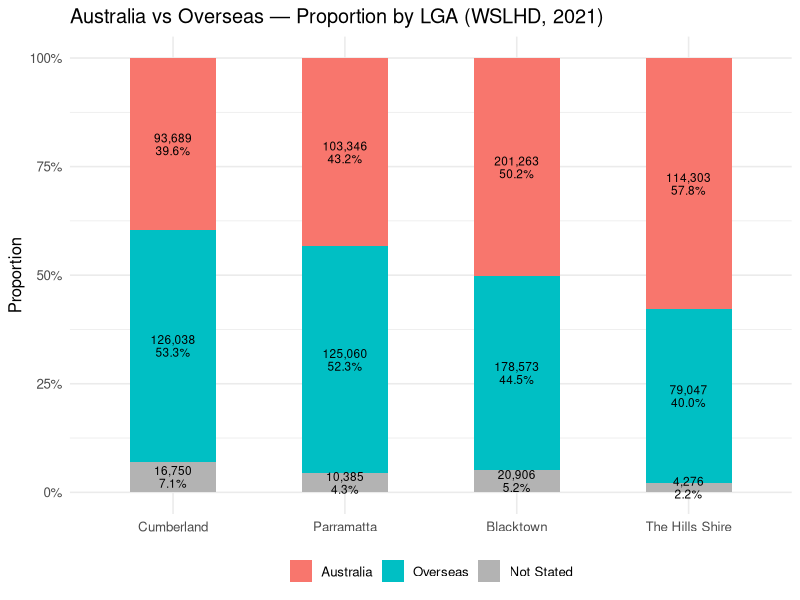
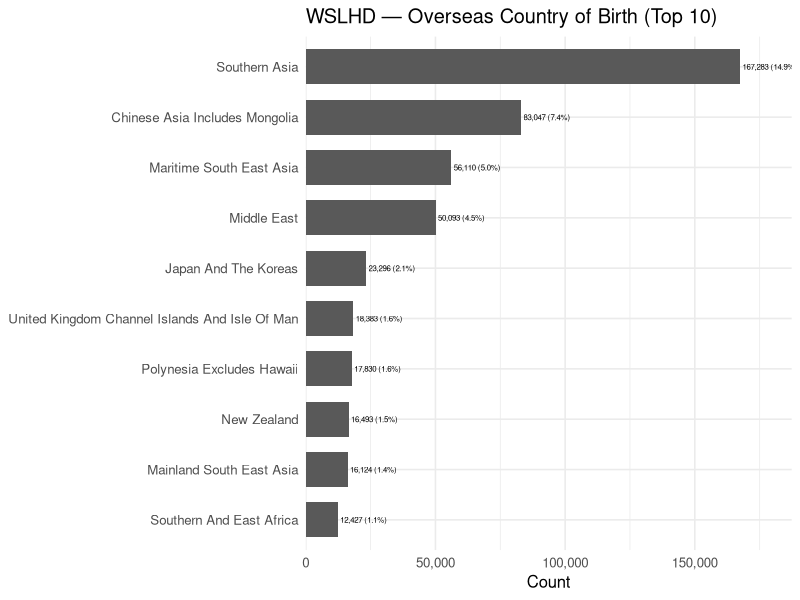
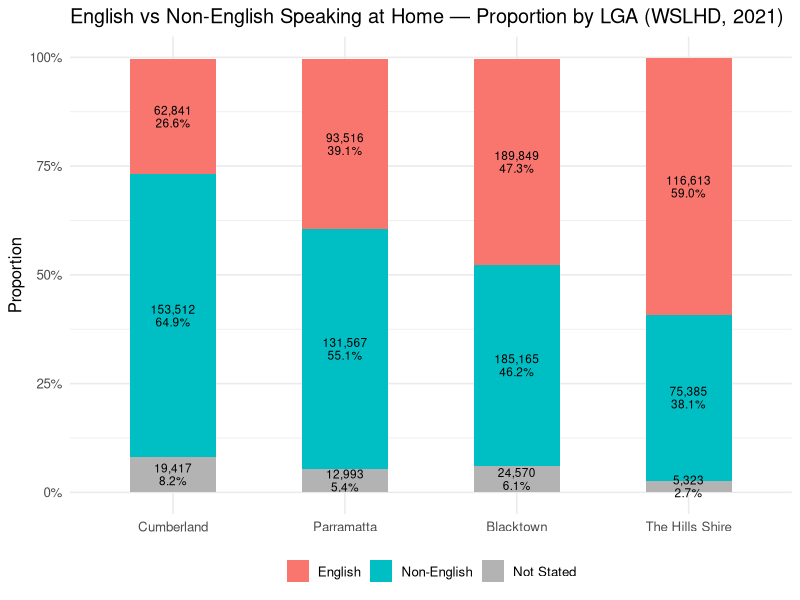
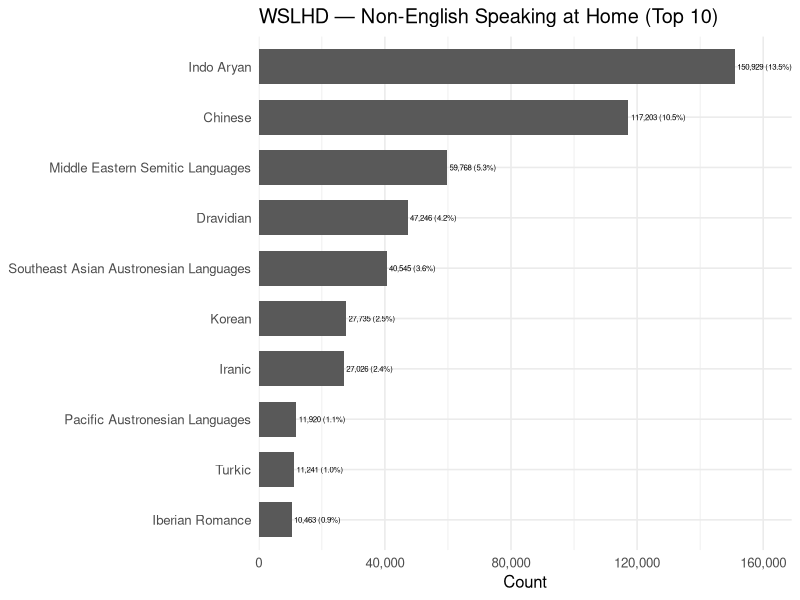
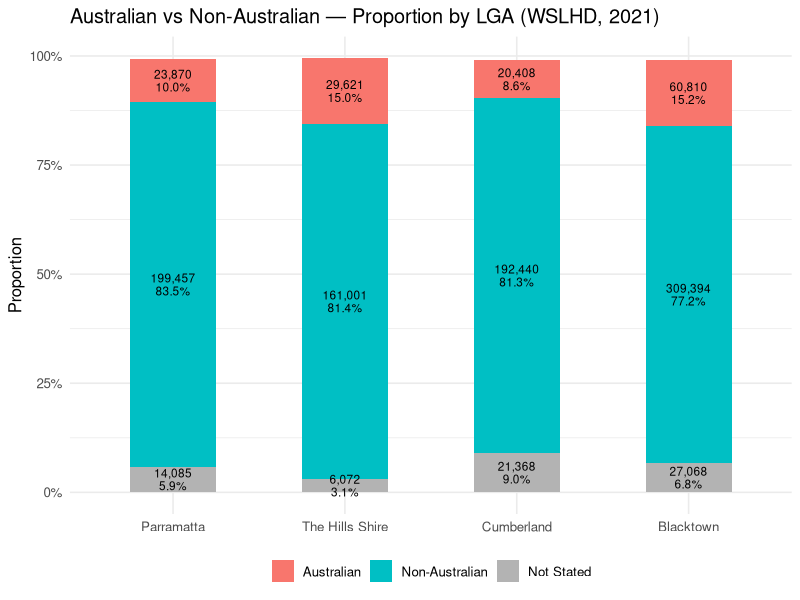
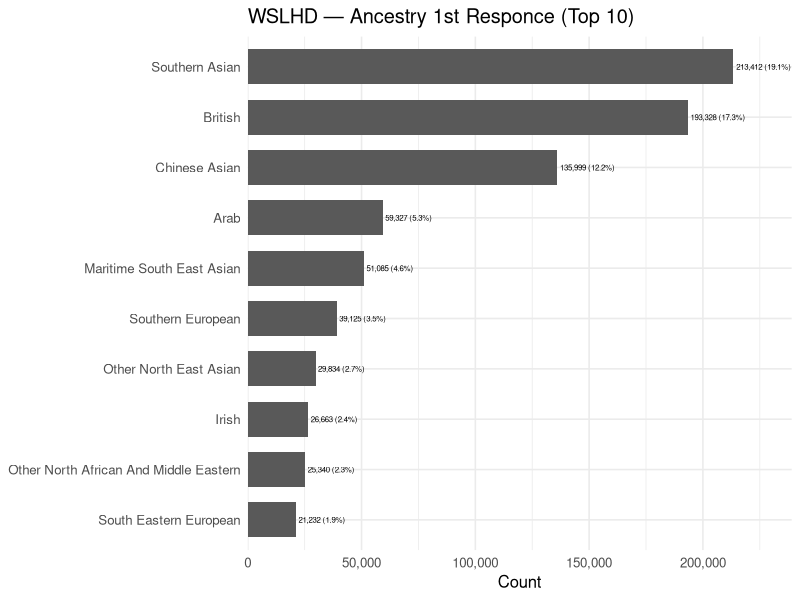

Recreate these plots in R, in order.
## ---- chunk 1
knitr::opts_chunk$set(echo = TRUE)
## ---- chunk 2
library(readr)
library(dplyr)
library(tidyr)
library(stringr)
library(ggplot2)
library(forcats)
library(scales)
## ---- chunk 3
# Read datasets (variables from prepossessing folder)
pop_nsw_2021 <- read.csv("pop_size_nsw_2021.csv")
cob_nsw_2021 <- read.csv("cob_nsw_2021.csv") %>%
  rename(sa2_name_2021 = sa2)
lang_nsw_2021 <- read.csv("lagge_spk_nsw_2021.csv") %>%
  rename(sa2_name_2021 = sa2)
ance1st_nsw_2021 <- read.csv("ancestry_1st_resp_nsw_2021.csv") %>%
  rename(sa2_name_2021 = sa2)
sa2_lga_lhd_nsw_2021 <- read.csv("sa2_lga_lhd_nsw_2021.csv")
## ---- chunk 4
names(cob_nsw_2021)
names(lang_nsw_2021)
names(ance1st_nsw_2021)
## ---- chunk 5
# Clean cob dataset
cob_nsw_2021 <- cob_nsw_2021 %>%
  rename_with(~ tolower(.x)  %>%
    str_replace_all("[._/]+", "_")  %>%
    str_replace_all("^_+|_+$", "")) %>%
  rename(australia = australia_includes_external_territories,
         sup_codes_cob = supplementary_codes,
         not_stated_cob = not_stated)

# Exclude numerical columns (not included in overseas summation)
overseas_prot_cols <- c("australia", 
                        "overseas", 
                        "sup_codes_cob", 
                        "not_stated_cob")

overseas_cols <- cob_nsw_2021 %>%
  select(where(is.numeric)) %>%
  names() %>%
  setdiff(overseas_prot_cols)

cob_nsw_2021 <- cob_nsw_2021 %>%
  mutate(overseas = rowSums(across(all_of(overseas_cols)), na.rm = TRUE))
## ---- chunk 6
# Clean lang dataset
lang_nsw_2021 <- lang_nsw_2021 %>%
  rename_with(~ tolower(.x)  %>%
    str_replace_all("[._/]+", "_")  %>%
    str_replace_all("^_+|_+$", "")) %>%
    rename(sup_codes_lang = supplementary_codes,
           not_stated_lang = not_stated)
  
# Exclude numerical columns (not included in non-english summation)
lang_prot_cols <- c("english", 
                    "non_english", 
                    "sup_codes_lang", 
                    "not_stated_lang")

non_english_cols <- lang_nsw_2021 %>%
  select(where(is.numeric)) %>%
  names() %>%
  setdiff(lang_prot_cols)

lang_nsw_2021 <- lang_nsw_2021 %>%
  mutate(non_english = rowSums(across(all_of(non_english_cols)), na.rm = TRUE))
## ---- chunk 7
# Clean ance1st dataset
ance1st_nsw_2021 <- ance1st_nsw_2021 %>%
  rename_with(~ tolower(.x)  %>%
    str_replace_all("[._/]+", "_")  %>%
    str_replace_all("^_+|_+$", "")) %>%
    rename(not_stated_ance1st = not_stated)

ance1st_prot_cols <- c("australian_peoples", 
                    "non_australian", 
                    "inadequately_described",
                    "so_described_nfd",
                    "not_stated_ance1st")

# Exclude numerical columns (not included in non-australian summation)
non_australian_cols <- ance1st_nsw_2021 %>%
  select(where(is.numeric)) %>%
  names() %>%
  setdiff(ance1st_prot_cols)

ance1st_nsw_2021 <- ance1st_nsw_2021 %>%
  mutate(non_australian = rowSums(across(all_of(non_australian_cols)), na.rm = TRUE))
## ---- chunk 8
cd_nsw_2021 <- pop_nsw_2021 %>%
  left_join(cob_nsw_2021, by = "sa2_name_2021") %>%
  left_join(lang_nsw_2021, by = "sa2_name_2021") %>%
  left_join(ance1st_nsw_2021, by = "sa2_name_2021") %>%
  left_join(sa2_lga_lhd_nsw_2021, by = "sa2_name_2021")
## ---- chunk 9
cob_aus_osea_wslhd_2021 <- cd_nsw_2021 %>%
  filter(in_wslhd == 1) %>%
  filter(lga_name_2021 %in% c("Blacktown", "Cumberland", "Parramatta", "The Hills Shire")) %>%
  select(sa2_name_2021, lga_name_2021, pop_size, australia, overseas, not_stated_cob)

cob_lga_wslhd <- cob_aus_osea_wslhd_2021 %>%
  group_by(lga_name_2021) %>%
  summarise(
    pop_total = sum(pop_size, na.rm = TRUE),
    australia = sum(australia, na.rm = TRUE),
    overseas  = sum(overseas,  na.rm = TRUE),
    not_stated_cob  = sum(not_stated_cob,  na.rm = TRUE),
    .groups = "drop"
  )

cob_lga_wslhd_long <- cob_lga_wslhd %>%
  pivot_longer(
    cols = c(australia, overseas, not_stated_cob),
    names_to = "origin",
    values_to = "count"
  ) %>%
  mutate(
    origin = factor(origin, levels = c("australia", "overseas", "not_stated_cob"),
                    labels = c("Australia", "Overseas", "Not Stated")),
    prop = count / pop_total
  )

cob_lga_wslhd_order <- cob_lga_wslhd_long %>%
  filter(origin == "Overseas") %>%
  arrange(desc(prop)) %>%
  pull(lga_name_2021)

cob_lga_wslhd_long <- cob_lga_wslhd_long %>%
  mutate(lga_name_2021 = factor(lga_name_2021, levels = cob_lga_wslhd_order))
## ---- chunk 10
cob_lga_wslhd_lab <- cob_lga_wslhd_long %>%
  mutate(
    prop  = count / pop_total,
    label = 
      paste0(comma(count), "\n", percent(prop, accuracy = 0.1)))

ggplot(cob_lga_wslhd_lab, aes(x = lga_name_2021, y = prop, fill = origin)) +
  geom_col(width = 0.5) +
  geom_text(aes(label = label),
            position = position_stack(vjust = 0.5),
            size = 3, lineheight = 0.9, color = "black") +
  scale_y_continuous(labels = percent_format(accuracy = 1)) +
  scale_fill_manual(values = c("Australia"  = "#F8766D",
                               "Overseas"   = "#00BFC4",
                               "Not Stated" = "grey70")) +
  labs(x = NULL, y = "Proportion",
       fill = NULL,
       title = "Australia vs Overseas — Proportion by LGA (WSLHD, 2021)") +
  theme_minimal(base_size = 12) +
  theme(axis.text.x = element_text(),
        legend.position = "bottom")
## ---- chunk 11
cob_wslhd_2021 <- cd_nsw_2021 %>%
  filter(in_wslhd == 1)
  
overseas_tot <- cob_wslhd_2021 %>%
  summarise(
    across(all_of(overseas_cols), ~ sum(.x, na.rm = TRUE)),
    pop_total = sum(pop_size, na.rm = TRUE) 
  ) %>%
  pivot_longer(
    cols = all_of(overseas_cols),         
    names_to = "country",
    values_to = "count"
  ) %>%
  mutate(
    prop = count / pop_total,            
    country_label = country %>% str_replace_all("_", " ") %>% str_to_title()
  ) %>%
  select(-pop_total) 

## ---- chunk 12
overseas_tot <- overseas_tot %>% 
  slice_max(order_by = count, n = 10, with_ties = FALSE)

ggplot(overseas_tot, aes(x = reorder(country_label, count), y = count)) +
  geom_col(width = 0.7) +
  geom_text(aes(label = paste0(comma(count), " (", percent(prop, accuracy = 0.1), ")")),
            hjust = -0.05, size = 2) +
  coord_flip() +
  scale_y_continuous(labels = comma, expand = expansion(mult = c(0, 0.12))) +
  labs(x = NULL, y = "Count",
       title = "WSLHD — Overseas Country of Birth (Top 10)") +
  theme_minimal(base_size = 12)
## ---- chunk 13
lang_eng_wslhd_2021 <- cd_nsw_2021 %>%
  filter(in_wslhd == 1) %>%
  filter(lga_name_2021 %in% c("Blacktown", "Cumberland", "Parramatta", "The Hills Shire")) %>%
  select(sa2_name_2021, lga_name_2021, pop_size, english, non_english, not_stated_lang)

lang_lga_wslhd <- lang_eng_wslhd_2021 %>%
  group_by(lga_name_2021) %>%
  summarise(
    pop_total = sum(pop_size, na.rm = TRUE),
    english = sum(english, na.rm = TRUE),
    non_english  = sum(non_english,  na.rm = TRUE),
    not_stated_lang  = sum(not_stated_lang,  na.rm = TRUE),
    .groups = "drop"
  )

lang_lga_wslhd_long <- lang_lga_wslhd %>%
  pivot_longer(
    cols = c(english, non_english, not_stated_lang),
    names_to = "origin",
    values_to = "count"
  ) %>%
  mutate(
    origin = factor(origin, levels = c("english", "non_english","not_stated_lang"),
                    labels = c("English", "Non-English", "Not Stated")),
    prop = count / pop_total
  )

lang_lga_wslhd_order <- lang_lga_wslhd_long %>%
  filter(origin == "Non-English") %>%
  arrange(desc(prop)) %>%
  pull(lga_name_2021)

lang_lga_wslhd_long <- lang_lga_wslhd_long %>%
  mutate(lga_name_2021 = factor(lga_name_2021, levels = lang_lga_wslhd_order))
## ---- chunk 14
lang_lga_wslhd_lab <- lang_lga_wslhd_long %>%
  mutate(
    prop  = count / pop_total,
    label = 
      paste0(comma(count), "\n", percent(prop, accuracy = 0.1)))

ggplot(lang_lga_wslhd_lab, aes(x = lga_name_2021, y = prop, fill = origin)) +
  geom_col(width = 0.5) +
  geom_text(aes(label = label),
            position = position_stack(vjust = 0.5),
            size = 3, lineheight = 0.9, color = "black") +
  scale_y_continuous(labels = percent_format(accuracy = 1)) +
  scale_fill_manual(values = c("English"  = "#F8766D",
                               "Non-English"   = "#00BFC4",
                               "Not Stated" = "grey70")) +
  labs(x = NULL, y = "Proportion",
       fill = NULL,
       title = "English vs Non-English Speaking at Home — Proportion by LGA (WSLHD, 2021)") +
  theme_minimal(base_size = 12) +
  theme(axis.text.x = element_text(),
        legend.position = "bottom")
## ---- chunk 15
lang_wslhd_2021 <- cd_nsw_2021 %>%
  filter(in_wslhd == 1)
  
non_english_tot <- lang_wslhd_2021 %>%
  summarise(
    across(all_of(non_english_cols), ~ sum(.x, na.rm = TRUE)),
    pop_total = sum(pop_size, na.rm = TRUE) 
  ) %>%
  pivot_longer(
    cols = all_of(non_english_cols),         
    names_to = "language",
    values_to = "count"
  ) %>%
  mutate(
    prop = count / pop_total,            
    language_label = language %>% str_replace_all("_", " ") %>% str_to_title()
  ) %>%
  select(-pop_total) 

## ---- chunk 16
non_english_tot <- non_english_tot %>% 
  slice_max(order_by = count, n = 10, with_ties = FALSE)

ggplot(non_english_tot, aes(x = reorder(language_label, count), y = count)) +
  geom_col(width = 0.7) +
  geom_text(aes(label = paste0(comma(count), " (", percent(prop, accuracy = 0.1), ")")),
            hjust = -0.05, size = 2) +
  coord_flip() +
  scale_y_continuous(labels = comma, expand = expansion(mult = c(0, 0.12))) +
  labs(x = NULL, y = "Count",
       title = "WSLHD — Non-English Speaking at Home (Top 10)") +
  theme_minimal(base_size = 12)
## ---- chunk 17
ance1st_wslhd_2021 <- cd_nsw_2021 %>%
  filter(in_wslhd == 1) %>%
  filter(lga_name_2021 %in% c("Blacktown", "Cumberland", "Parramatta", "The Hills Shire")) %>%
  select(sa2_name_2021, lga_name_2021, pop_size, australian_peoples, non_australian,
         not_stated_ance1st)

ance1st_lga_wslhd <- ance1st_wslhd_2021 %>%
  group_by(lga_name_2021) %>%
  summarise(
    pop_total = sum(pop_size, na.rm = TRUE),
    australian_peoples = sum(australian_peoples, na.rm = TRUE),
    non_australian  = sum(non_australian,  na.rm = TRUE),
    not_stated_ance1st  = sum(not_stated_ance1st,  na.rm = TRUE),
    .groups = "drop"
  )

ance1st_lga_wslhd_long <- ance1st_lga_wslhd %>%
  pivot_longer(
    cols = c(australian_peoples, non_australian, not_stated_ance1st),
    names_to = "origin",
    values_to = "count"
  ) %>%
  mutate(
    origin = factor(origin, levels = c("australian_peoples", "non_australian", 
                                       "not_stated_ance1st"),
                    labels = c("Australian", "Non-Australian", "Not Stated")),
    prop = count / pop_total
  )

ance1st_lga_wslhd_order <- ance1st_lga_wslhd_long %>%
  filter(origin == "Non-Australian") %>%
  arrange(desc(prop)) %>%
  pull(lga_name_2021)

ance1st_lga_wslhd_long <- ance1st_lga_wslhd_long %>%
  mutate(lga_name_2021 = factor(lga_name_2021, levels = ance1st_lga_wslhd_order))
## ---- chunk 18
ance1st_lga_wslhd_lab <- ance1st_lga_wslhd_long %>%
  mutate(
    prop  = count / pop_total,
    label = 
      paste0(comma(count), "\n", percent(prop, accuracy = 0.1)),
      NA_character_
    )

ggplot(ance1st_lga_wslhd_lab, aes(x = lga_name_2021, y = prop, fill = origin)) +
  geom_col(width = 0.5) +
  geom_text(aes(label = label),
            position = position_stack(vjust = 0.5),
            size = 3, lineheight = 0.9, color = "black") +
  scale_y_continuous(labels = percent_format(accuracy = 1)) +
  scale_fill_manual(values = c("Australian"  = "#F8766D",
                               "Non-Australian" = "#00BFC4",
                               "Not Stated" = "grey70")) +
  labs(x = NULL, y = "Proportion",
       fill = NULL,
       title = "Australian vs Non-Australian — Proportion by LGA (WSLHD, 2021)") +
  theme_minimal(base_size = 12) +
  theme(axis.text.x = element_text(),
        legend.position = "bottom")
## ---- chunk 19
ance1st_wslhd_2021 <- cd_nsw_2021 %>%
  filter(in_wslhd == 1)
  
non_australian_tot <- ance1st_wslhd_2021 %>%
  summarise(
    across(all_of(non_australian_cols), ~ sum(.x, na.rm = TRUE)),
    pop_total = sum(pop_size, na.rm = TRUE) 
  ) %>%
  pivot_longer(
    cols = all_of(non_australian_cols),         
    names_to = "ancestry",
    values_to = "count"
  ) %>%
  mutate(
    prop = count / pop_total,            
    ancestry_label = ancestry %>% str_replace_all("_", " ") %>% str_to_title()
  ) %>%
  select(-pop_total) 

## ---- chunk 20
non_australian_tot <- non_australian_tot %>% 
  slice_max(order_by = count, n = 10, with_ties = FALSE)

ggplot(non_australian_tot, aes(x = reorder(ancestry_label, count), y = count)) +
  geom_col(width = 0.7) +
  geom_text(aes(label = paste0(comma(count), " (", percent(prop, accuracy = 0.1), ")")),
            hjust = -0.05, size = 2) +
  coord_flip() +
  scale_y_continuous(labels = comma, expand = expansion(mult = c(0, 0.12))) +
  labs(x = NULL, y = "Count",
       title = "WSLHD — Ancestry 1st Responce (Top 10)") +
  theme_minimal(base_size = 12)
